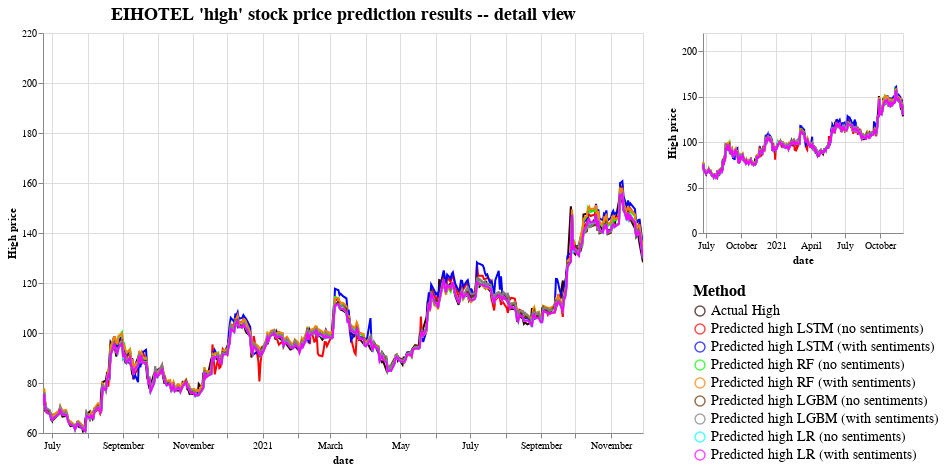

The code cell stored with this chart in its notebook:
### Code cell
source = melted_df
zoom = alt.selection_interval(encodings=["x", "y"])

minimap = (
    alt.Chart(melted_df)
    .mark_line()
    .add_params(zoom)
    .encode(
        x="date:T",
        y="High price:Q",
        color=alt.condition(zoom, "Method", alt.value("darkgrey")),
    )
    .properties(
        width=200,
        height=200,
        ))

selectors = alt.Chart(melted_df).mark_point().encode(
    x='date:T',
    opacity=alt.value(0),
).add_params(
    nearest
)

base = alt.Chart(source).encode(x='date:T')
columns = sorted(source.Method.unique())
selection = alt.selection_single(
    fields=['date'], nearest=True, on='mouseover', empty='none', clear='mouseout'
)

lines = base.mark_line().encode(
        alt.X("date:T").scale(domain={"param": zoom.name, "encoding": "x"}),
        alt.Y("High price:Q").scale(domain={"param": zoom.name, "encoding": "y"}),
        color = alt.Color('Method:N',scale=palette, legend=alt.Legend(labelLimit = 400))
).properties(width=600, height=400, title="EIHOTEL 'high' stock price prediction results -- detail view")

points = lines.mark_point().transform_filter(selection)

rule = base.transform_pivot(
    'Method', value='High price', groupby=['date']
).mark_rule().encode(
    opacity=alt.condition(selection, alt.value(0.3), alt.value(0)),
    tooltip=[alt.Tooltip(c, type='quantitative') for c in columns]
).add_selection(selection)

(lines + points + rule | minimap).configure_legend(
    orient='none',direction = 'vertical',legendX = 650,  legendY = 250, offset=-200,
    symbolDirection='vertical',
        titleFontSize=16,
        labelFontSize=14
    ).configure_title(fontSize=18)

### Figure 1 — Vega-Lite specification as saved in the notebook (floating-point values rounded to 4 significant figures; data arrays with more than 128 entries replaced by an {"elided": "..."} marker saying what was removed)
{"usermeta": {"embedOptions": {"theme": "fivethirtyeight"}}, "config": {"view": {"continuousWidth": 300, "continuousHeight": 300}, "legend": {"direction": "vertical", "labelFontSize": 14, "legendX": 650, "legendY": 250, "offset": -200, "orient": "none", "symbolDirection": "vertical", "titleFontSize": 16}, "title": {"fontSize": 18}}, "hconcat": [{"layer": [{"mark": {"type": "line"}, "encoding": {"color": {"field": "Method", "legend": {"labelLimit": 400}, "scale": {"domain": ["Actual High", "Predicted high LSTM (no sentiments)", "Predicted high LSTM (with sentiments)", "Predicted high RF (no sentiments)", "Predicted high RF (with sentiments)", "Predicted high LGBM (no sentiments)", "Predicted high LGBM (with sentiments)", "Predicted high LR (no sentiments)", "Predicted high LR (with sentiments)"], "range": ["#330000", "#FF0000", "#0000FF", "#00FF00", "#FF8000", "#663300", "#808080", "#00FFFF", "#FF00FF"]}, "type": "nominal"}, "x": {"field": "date", "scale": {"domain": {"param": "param_4", "encoding": "x"}}, "type": "temporal"}, "y": {"field": "High price", "scale": {"domain": {"param": "param_4", "encoding": "y"}}, "type": "quantitative"}}, "title": "EIHOTEL 'high' stock price prediction results -- detail view"}, {"mark": {"type": "point"}, "encoding": {"color": {"field": "Method", "legend": {"labelLimit": 400}, "scale": {"domain": ["Actual High", "Predicted high LSTM (no sentiments)", "Predicted high LSTM (with sentiments)", "Predicted high RF (no sentiments)", "Predicted high RF (with sentiments)", "Predicted high LGBM (no sentiments)", "Predicted high LGBM (with sentiments)", "Predicted high LR (no sentiments)", "Predicted high LR (with sentiments)"], "range": ["#330000", "#FF0000", "#0000FF", "#00FF00", "#FF8000", "#663300", "#808080", "#00FFFF", "#FF00FF"]}, "type": "nominal"}, "x": {"field": "date", "scale": {"domain": {"param": "param_4", "encoding": "x"}}, "type": "temporal"}, "y": {"field": "High price", "scale": {"domain": {"param": "param_4", "encoding": "y"}}, "type": "quantitative"}}, "title": "EIHOTEL 'high' stock price prediction results -- detail view", "transform": [{"filter": {"param": "param_5", "empty": false}}]}, {"mark": {"type": "rule"}, "encoding": {"opacity": {"condition": {"param": "param_5", "value": 0.3, "empty": false}, "value": 0}, "tooltip": [{"field": "Actual High", "type": "quantitative"}, {"field": "Predicted high LGBM (no sentiments)", "type": "quantitative"}, {"field": "Predicted high LGBM (with sentiments)", "type": "quantitative"}, {"field": "Predicted high LR (no sentiments)", "type": "quantitative"}, {"field": "Predicted high LR (with sentiments)", "type": "quantitative"}, {"field": "Predicted high LSTM (no sentiments)", "type": "quantitative"}, {"field": "Predicted high LSTM (with sentiments)", "type": "quantitative"}, {"field": "Predicted high RF (no sentiments)", "type": "quantitative"}, {"field": "Predicted high RF (with sentiments)", "type": "quantitative"}], "x": {"field": "date", "type": "temporal"}}, "name": "view_2", "transform": [{"pivot": "Method", "value": "High price", "groupby": ["date"]}]}], "height": 400, "width": 600}, {"mark": {"type": "line"}, "encoding": {"color": {"condition": {"param": "param_4", "field": "Method"}, "value": "darkgrey"}, "x": {"field": "date", "type": "temporal"}, "y": {"field": "High price", "type": "quantitative"}}, "height": 200, "name": "view_3", "width": 200}], "data": {"name": "data-7475d4075c0cb1863c1bf8439101fd57"}, "params": [{"name": "param_5", "select": {"type": "point", "clear": "mouseout", "fields": ["date"], "nearest": true, "on": "mouseover"}, "views": ["view_2"]}, {"name": "param_4", "select": {"type": "interval", "encodings": ["x", "y"]}, "views": ["view_3"]}], "$schema": "https://vega.github.io/schema/vega-lite/v5.8.0.json", "datasets": {"data-7475d4075c0cb1863c1bf8439101fd57": {"elided": "6543 records"}}}
